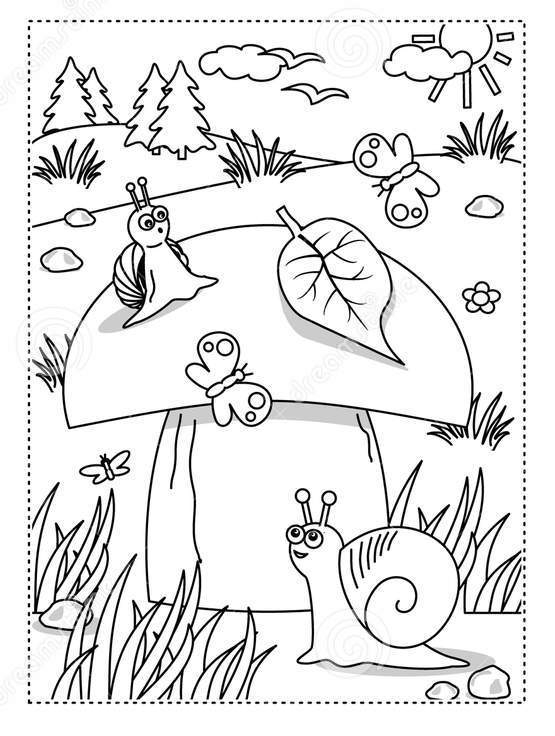
%> input picture lessons/cybersecurity/extra/1_Intelligent_Systems/Lezione09/images/find_difference_image_1.jpg, 555 x 736 px
$ octave __no__lesson_09_code_STEP2_finding_similarity.m   (GNU Octave 9; MATLAB toolbox functions it lacks are replaced by stand-ins)
%> lines starting %> are read from the running program, lines starting %| are printed output that depends on the picture; in (x1, y1, x2, y2) boxes, pixels count from 0 and x2, y2 are one past the last pixel; in counts of white or black regions, pixels touching at a corner belong together; the program's own positions count from 1
% Fabio Scotti fabio.scotti@unimi.it
% Course: Intelligent systems for industry, supply chain and environment
% A Matalb demo for
% - image similarity
% - convolution
% - automatic detection of image differences


close all
clear all  % do not use it in case of debug...

img_template = imread('find_difference_image_1.jpg');
%> img_template is the input picture: size 736x555x3 uint8; min 0, max 255, mean 229
img_subimage = imread('find_difference_image_2.jpg');
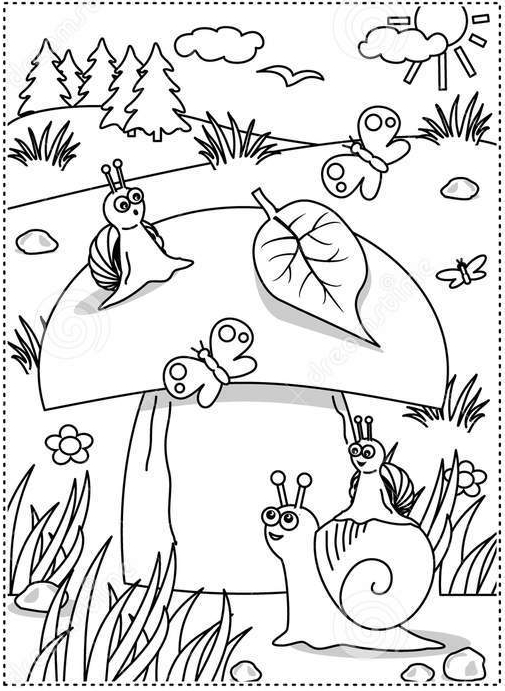
%> input picture lessons/cybersecurity/extra/1_Intelligent_Systems/Lezione09/images/find_difference_image_2.jpg, 505 x 691 px
%> img_subimage is the input picture: size 691x505x3 uint8; min 0, max 255, mean 223.4
img_subimage2 = imread('find_difference_image_3.jpg');
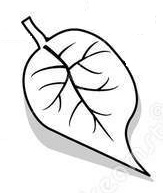
%> input picture lessons/cybersecurity/extra/1_Intelligent_Systems/Lezione09/images/find_difference_image_3.jpg, 163 x 193 px
%> img_subimage2 is the input picture: size 193x163x3 uint8; min 0, max 255, mean 234.4

whos


h1 = figure;
subplot(1,4,1)
imshow(img_template, [])
title('template')


subplot(1,4,2)
imshow(img_subimage, [])
title('subimage')

% color 2 gray conversion
img_template_gray = rgb2gray( img_template );
img_subimage_gray = rgb2gray( img_subimage );

%% inversion
img_template_gray = max(img_template_gray ) - img_template_gray  ;
img_subimage_gray = max(img_subimage_gray ) - img_subimage_gray  ;


h1 = figure;
subplot(1,4,1)
imshow(img_template, [])
title('template')


subplot(1,4,2)
imshow(img_subimage, [])
title('subimage')


%%


% crop a region
% img_subimage_gray = img_subimage_gray (200:400, 200:400);

whos


img_template_gray_norm = img_template_gray - mean(mean(img_template_gray)) ;
img_subimage_gray_norm = img_subimage_gray - mean(mean(img_subimage_gray)) ;


% xcorr2(A,B) computes the crosscorrelation of matrices A and B.
crr = xcorr2(img_template_gray_norm , img_subimage_gray_norm);
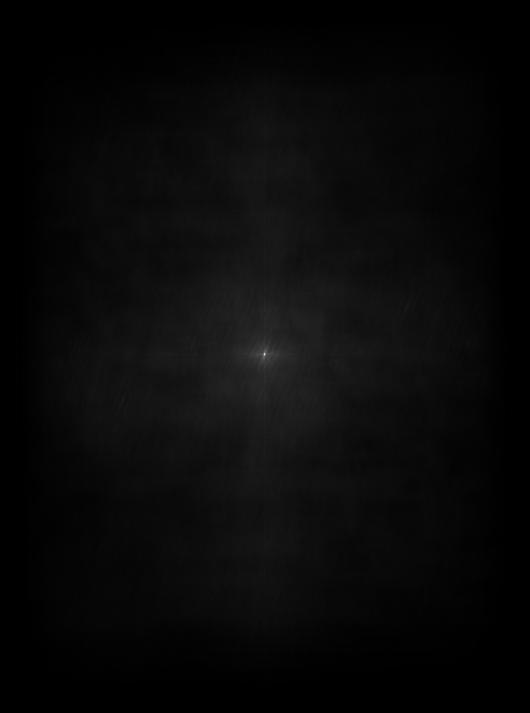
%> crr: size 1426x1059 double (shown at 1/2 size); min 0, max 1241215727, mean 44911046.8; drawn with min black and max white


%%
figure
subplot(2,2,3)
surf(crr);
shading interp;   % just to remove black line around the tiles
title('crr')

%%
% find the maximum
[ssr,snd] = max( crr(:) );                % operator (:) unfold the elements of the matrix in a 1D vector
%> ssr = 1241215727; snd = 755063
[ij,ji] = ind2sub(size(crr),snd);
%> ij = 709; ji = 530

%%
hold on                                   % fix the plot to draw something later
plot3( ji, ij, ssr,'o')
xlabel('x');
ylabel('y');
zlabel('crr values');


%%
% copy the original image  (**just for the EXTERNAL FRAME**)
img_diff = img_template_gray ;

% Place the smaller image inside the larger image. Rotate the smaller image
% to comply with the convention that MATLAB® uses to display images.
% the following line is just for debugging
% img_diff(ij:-1:ij-size(img_subimage_gray,1)+1,ji:-1:ji-size(img_subimage_gray,2)+1) = zeros(size( rot90(img_subimage_gray,2)));
% copy the SHIFTED SUBIMAGE (shift offset are processed with xcorr2()
% (this notation is not in the exam!!!)
img_diff(ij:-1:ij-size(img_subimage_gray,1)+1,ji:-1:ji-size(img_subimage_gray,2)+1) = ...
    rot90(img_subimage_gray,2) ;

figure(h1)
subplot(1,4,3)
imshow( img_diff )
title('just shift before substraction')


% img_diff2 = the template - the shifted subimage (with just the frame of template)
% we use double since we need negative values (not allowed in the uint8 format
img_delta = double(zeros(size(img_template_gray)));
img_delta = double(img_template_gray) - double(img_diff);
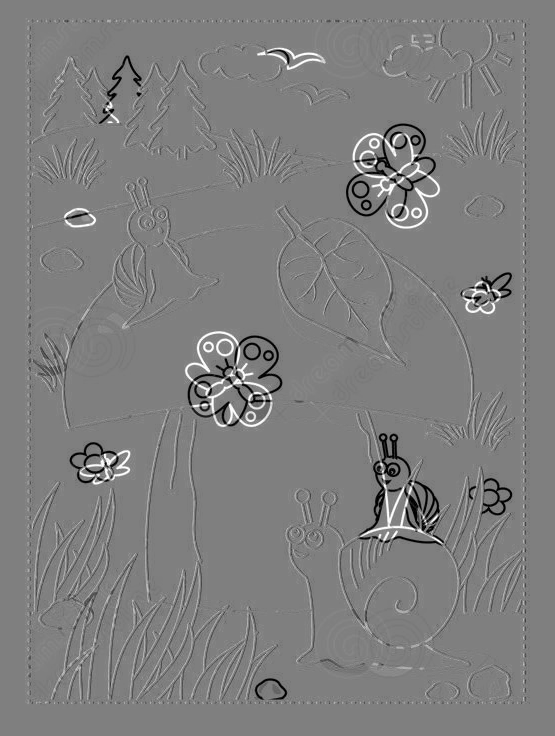
%> img_delta: size 736x555 double; min -255, max 255, mean -1.1; drawn with min black and max white


% figure(h1)
subplot(1,4,4)
imshow( img_delta, [] )
title('shift and substraction')

%%
figure
imshow( img_delta , [])
title('difference image')


%% improving the visualization
figure
subplot(1,2,1)
hist( img_delta(:), [2*255]);
xlabel('color bins')
ylabel('# of pixels')
title('Histogram of the delta image');

subplot(1,2,2)
[h_y, h_x]= hist( img_delta(:), [2*255]);
%> h_y = 510 values, max 217357 at index 255, min 11 at index 423, mean 800.9; h_x = 510 values from -254.5 to 254.5
subplot(1,2,2)
semilogy(h_x, h_y);
xlabel('color bins')
ylabel('# of pixels')
title('Logaritmic histogram of the delta image');
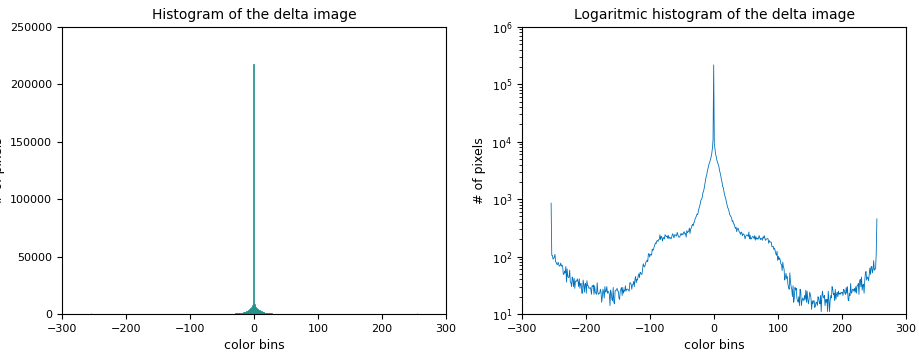
%> figure redrawn from the program's plot data, 2 panels; panel 1: tallest bar 217357 high, from x = -1 to 0; panel 2: curve peaks at x = -0.5, y = 217357


%% finding the good thresholds
max_value = max(img_delta(:));
%> max_value = 255
min_value = min(img_delta(:));
%> min_value = -255

additions = (img_delta > 0.5 * max_value ) ;
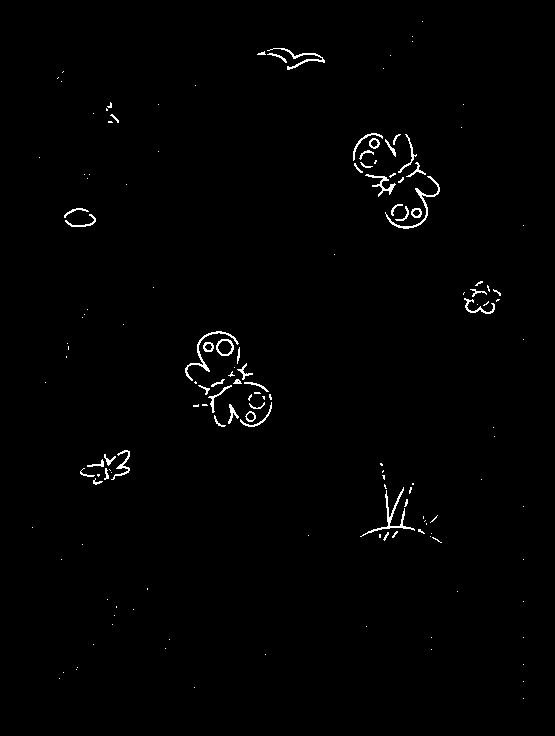
%> additions: size 736x555 logical; 0.96% white in thin lines or dots, all inside (x1, y1, x2, y2) = (32, 21, 524, 699)
deletions = (img_delta < 0.5 * min_value );
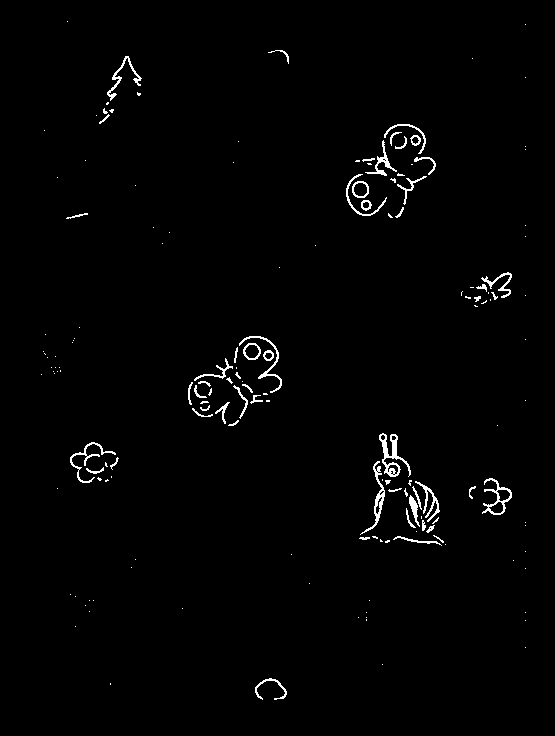
%> deletions: size 736x555 logical; 1.4% white in thin lines or dots, all inside (x1, y1, x2, y2) = (41, 21, 526, 700)

figure
subplot(1,3,1)
imshow( img_delta , [])
title('difference image')

subplot(1,3,2)
imshow( additions , [])
title('additions')

subplot(1,3,3)
imshow( deletions , [])
title('deletions')


%% comparison
% the moon image is builtin in matlab
%> (the run ends here)
